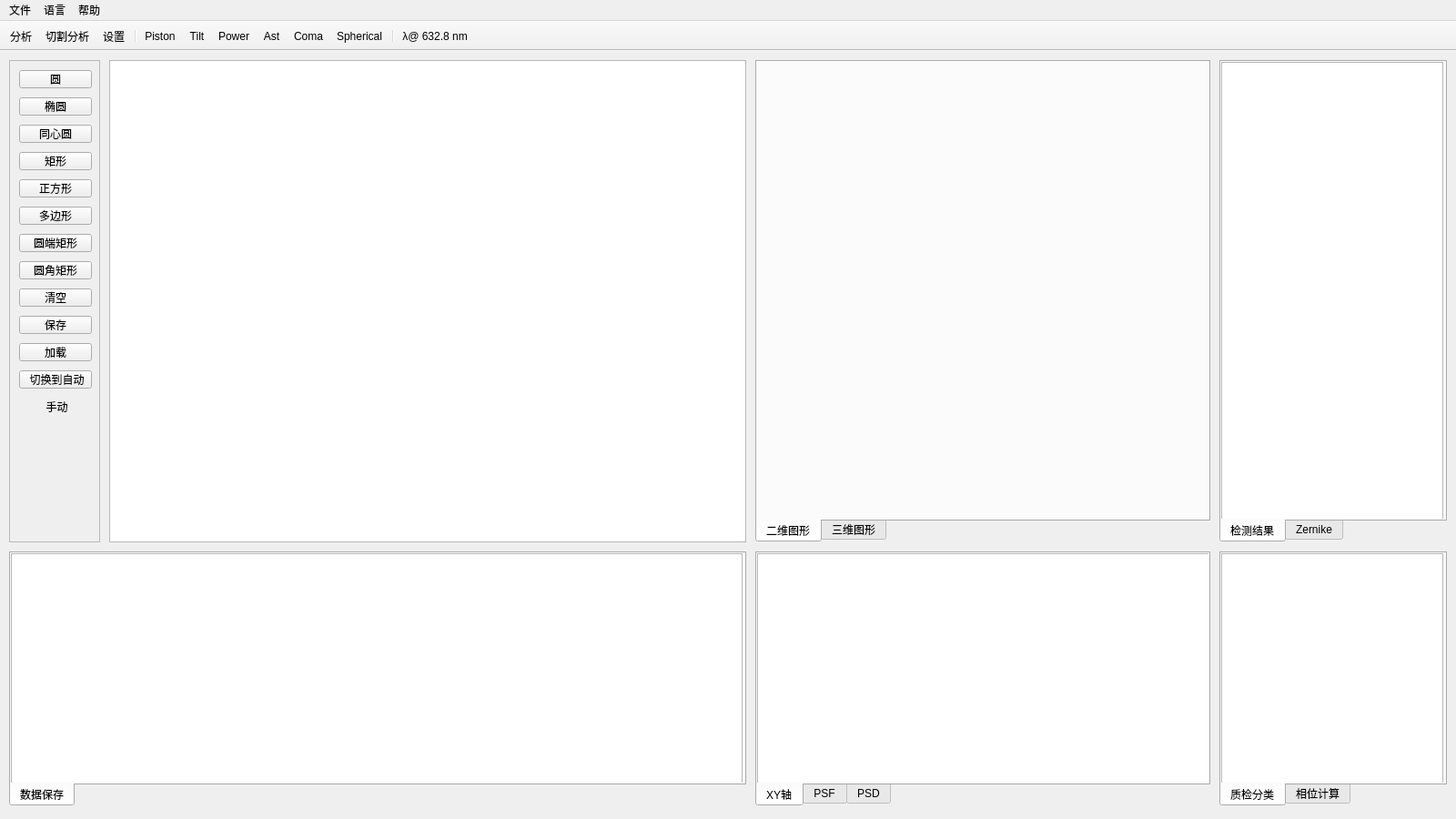
<?xml version="1.0" encoding="UTF-8"?>
<ui version="4.0">
 <class>MainWindow</class>
 <widget class="QMainWindow" name="MainWindow">
  <property name="geometry">
   <rect>
    <x>0</x>
    <y>0</y>
    <width>1600</width>
    <height>900</height>
   </rect>
  </property>
  <property name="windowTitle">
   <string>MainWindow</string>
  </property>
  <widget class="QWidget" name="centralwidget">
   <widget class="QScrollArea" name="scrollArea">
    <property name="geometry">
     <rect>
      <x>10</x>
      <y>10</y>
      <width>100</width>
      <height>530</height>
     </rect>
    </property>
    <property name="widgetResizable">
     <bool>true</bool>
    </property>
    <widget class="QWidget" name="scrollAreaWidgetContents">
     <property name="geometry">
      <rect>
       <x>0</x>
       <y>0</y>
       <width>98</width>
       <height>528</height>
      </rect>
     </property>
     <widget class="QPushButton" name="circleBtn">
      <property name="geometry">
       <rect>
        <x>10</x>
        <y>10</y>
        <width>80</width>
        <height>20</height>
       </rect>
      </property>
      <property name="text">
       <string>圆</string>
      </property>
     </widget>
     <widget class="QPushButton" name="ellipseBtn">
      <property name="geometry">
       <rect>
        <x>10</x>
        <y>40</y>
        <width>80</width>
        <height>20</height>
       </rect>
      </property>
      <property name="text">
       <string>椭圆</string>
      </property>
     </widget>
     <widget class="QPushButton" name="conCircleBtn">
      <property name="geometry">
       <rect>
        <x>10</x>
        <y>70</y>
        <width>80</width>
        <height>20</height>
       </rect>
      </property>
      <property name="text">
       <string>同心圆</string>
      </property>
     </widget>
     <widget class="QPushButton" name="rectangleBtn">
      <property name="geometry">
       <rect>
        <x>10</x>
        <y>100</y>
        <width>80</width>
        <height>20</height>
       </rect>
      </property>
      <property name="text">
       <string>矩形</string>
      </property>
     </widget>
     <widget class="QPushButton" name="squareBtn">
      <property name="geometry">
       <rect>
        <x>10</x>
        <y>130</y>
        <width>80</width>
        <height>20</height>
       </rect>
      </property>
      <property name="text">
       <string>正方形</string>
      </property>
     </widget>
     <widget class="QPushButton" name="polygonBtn">
      <property name="geometry">
       <rect>
        <x>10</x>
        <y>160</y>
        <width>80</width>
        <height>20</height>
       </rect>
      </property>
      <property name="text">
       <string>多边形</string>
      </property>
     </widget>
     <widget class="QPushButton" name="pillBtn">
      <property name="geometry">
       <rect>
        <x>10</x>
        <y>190</y>
        <width>80</width>
        <height>20</height>
       </rect>
      </property>
      <property name="text">
       <string>圆端矩形</string>
      </property>
     </widget>
     <widget class="QPushButton" name="chamferBtn">
      <property name="geometry">
       <rect>
        <x>10</x>
        <y>220</y>
        <width>80</width>
        <height>20</height>
       </rect>
      </property>
      <property name="text">
       <string>圆角矩形</string>
      </property>
     </widget>
     <widget class="QPushButton" name="clearBtn">
      <property name="geometry">
       <rect>
        <x>10</x>
        <y>250</y>
        <width>80</width>
        <height>20</height>
       </rect>
      </property>
      <property name="text">
       <string>清空</string>
      </property>
     </widget>
     <widget class="QPushButton" name="loadBtn">
      <property name="geometry">
       <rect>
        <x>10</x>
        <y>310</y>
        <width>80</width>
        <height>20</height>
       </rect>
      </property>
      <property name="text">
       <string>加载</string>
      </property>
     </widget>
     <widget class="QPushButton" name="saveBtn">
      <property name="geometry">
       <rect>
        <x>10</x>
        <y>280</y>
        <width>80</width>
        <height>20</height>
       </rect>
      </property>
      <property name="text">
       <string>保存</string>
      </property>
     </widget>
     <widget class="QPushButton" name="changeBtn">
      <property name="geometry">
       <rect>
        <x>10</x>
        <y>340</y>
        <width>80</width>
        <height>20</height>
       </rect>
      </property>
      <property name="text">
       <string> 切换到自动</string>
      </property>
     </widget>
     <widget class="QLabel" name="mode">
      <property name="geometry">
       <rect>
        <x>10</x>
        <y>370</y>
        <width>80</width>
        <height>20</height>
       </rect>
      </property>
      <property name="text">
       <string> 手动</string>
      </property>
      <property name="alignment">
       <set>Qt::AlignCenter</set>
      </property>
     </widget>
    </widget>
   </widget>
   <widget class="BQGraphicsView" name="graphicsView">
    <property name="geometry">
     <rect>
      <x>120</x>
      <y>10</y>
      <width>700</width>
      <height>530</height>
     </rect>
    </property>
   </widget>
   <widget class="QTabWidget" name="view">
    <property name="geometry">
     <rect>
      <x>830</x>
      <y>10</y>
      <width>500</width>
      <height>530</height>
     </rect>
    </property>
    <property name="layoutDirection">
     <enum>Qt::LeftToRight</enum>
    </property>
    <property name="tabPosition">
     <enum>QTabWidget::South</enum>
    </property>
    <property name="tabShape">
     <enum>QTabWidget::Rounded</enum>
    </property>
    <property name="currentIndex">
     <number>0</number>
    </property>
    <property name="elideMode">
     <enum>Qt::ElideNone</enum>
    </property>
    <property name="documentMode">
     <bool>false</bool>
    </property>
    <property name="tabsClosable">
     <bool>false</bool>
    </property>
    <property name="movable">
     <bool>false</bool>
    </property>
    <property name="tabBarAutoHide">
     <bool>false</bool>
    </property>
    <widget class="QWidget" name="view_tab1">
     <attribute name="title">
      <string>二维图形</string>
     </attribute>
    </widget>
    <widget class="QWidget" name="view_tab2">
     <attribute name="title">
      <string>三维图形</string>
     </attribute>
     <widget class="QScrollArea" name="view_3d">
      <property name="geometry">
       <rect>
        <x>0</x>
        <y>0</y>
        <width>500</width>
        <height>506</height>
       </rect>
      </property>
      <property name="widgetResizable">
       <bool>true</bool>
      </property>
      <widget class="QWidget" name="scrollAreaWidgetContents_4">
       <property name="geometry">
        <rect>
         <x>0</x>
         <y>0</y>
         <width>498</width>
         <height>504</height>
        </rect>
       </property>
      </widget>
     </widget>
    </widget>
   </widget>
   <widget class="QTabWidget" name="result">
    <property name="geometry">
     <rect>
      <x>1340</x>
      <y>10</y>
      <width>250</width>
      <height>530</height>
     </rect>
    </property>
    <property name="tabPosition">
     <enum>QTabWidget::South</enum>
    </property>
    <property name="currentIndex">
     <number>0</number>
    </property>
    <widget class="QWidget" name="result_tab1">
     <attribute name="title">
      <string>检测结果</string>
     </attribute>
     <widget class="QTableWidget" name="result_table">
      <property name="geometry">
       <rect>
        <x>0</x>
        <y>0</y>
        <width>244</width>
        <height>506</height>
       </rect>
      </property>
     </widget>
    </widget>
    <widget class="QWidget" name="result_tab2">
     <attribute name="title">
      <string>Zernike</string>
     </attribute>
     <widget class="QTableWidget" name="zernike_table">
      <property name="geometry">
       <rect>
        <x>0</x>
        <y>0</y>
        <width>244</width>
        <height>506</height>
       </rect>
      </property>
     </widget>
    </widget>
   </widget>
   <widget class="QTabWidget" name="chart">
    <property name="geometry">
     <rect>
      <x>830</x>
      <y>550</y>
      <width>500</width>
      <height>280</height>
     </rect>
    </property>
    <property name="tabPosition">
     <enum>QTabWidget::South</enum>
    </property>
    <property name="currentIndex">
     <number>0</number>
    </property>
    <widget class="QWidget" name="chart_tab1">
     <attribute name="title">
      <string>XY轴</string>
     </attribute>
     <widget class="QChartView" name="line_chart">
      <property name="geometry">
       <rect>
        <x>0</x>
        <y>0</y>
        <width>500</width>
        <height>256</height>
       </rect>
      </property>
     </widget>
    </widget>
    <widget class="QWidget" name="chart_tab2">
     <attribute name="title">
      <string>PSF</string>
     </attribute>
     <widget class="QScrollArea" name="psf_2d">
      <property name="geometry">
       <rect>
        <x>0</x>
        <y>0</y>
        <width>250</width>
        <height>256</height>
       </rect>
      </property>
      <property name="widgetResizable">
       <bool>true</bool>
      </property>
      <widget class="QWidget" name="scrollAreaWidgetContents_2">
       <property name="geometry">
        <rect>
         <x>0</x>
         <y>0</y>
         <width>248</width>
         <height>254</height>
        </rect>
       </property>
       <widget class="QLabel" name="psf_image">
        <property name="geometry">
         <rect>
          <x>10</x>
          <y>10</y>
          <width>230</width>
          <height>236</height>
         </rect>
        </property>
        <property name="text">
         <string/>
        </property>
       </widget>
      </widget>
     </widget>
     <widget class="QScrollArea" name="psf_3d">
      <property name="geometry">
       <rect>
        <x>250</x>
        <y>0</y>
        <width>250</width>
        <height>256</height>
       </rect>
      </property>
      <property name="widgetResizable">
       <bool>true</bool>
      </property>
      <widget class="QWidget" name="scrollAreaWidgetContents_3">
       <property name="geometry">
        <rect>
         <x>0</x>
         <y>0</y>
         <width>248</width>
         <height>254</height>
        </rect>
       </property>
      </widget>
     </widget>
    </widget>
    <widget class="QWidget" name="tab">
     <attribute name="title">
      <string>PSD</string>
     </attribute>
     <widget class="QChartView" name="psdXLineChart">
      <property name="geometry">
       <rect>
        <x>0</x>
        <y>0</y>
        <width>501</width>
        <height>261</height>
       </rect>
      </property>
     </widget>
    </widget>
   </widget>
   <widget class="QTabWidget" name="data">
    <property name="geometry">
     <rect>
      <x>10</x>
      <y>550</y>
      <width>810</width>
      <height>280</height>
     </rect>
    </property>
    <property name="tabPosition">
     <enum>QTabWidget::South</enum>
    </property>
    <property name="currentIndex">
     <number>0</number>
    </property>
    <widget class="QWidget" name="data_tab1">
     <attribute name="title">
      <string>数据保存</string>
     </attribute>
     <widget class="BTableWidget" name="data_table">
      <property name="geometry">
       <rect>
        <x>0</x>
        <y>0</y>
        <width>804</width>
        <height>256</height>
       </rect>
      </property>
     </widget>
    </widget>
   </widget>
   <widget class="QTabWidget" name="automation">
    <property name="geometry">
     <rect>
      <x>1340</x>
      <y>550</y>
      <width>250</width>
      <height>280</height>
     </rect>
    </property>
    <property name="tabPosition">
     <enum>QTabWidget::South</enum>
    </property>
    <property name="currentIndex">
     <number>0</number>
    </property>
    <widget class="QWidget" name="com_tab1">
     <attribute name="title">
      <string>质检分类</string>
     </attribute>
     <widget class="QTableWidget" name="quality_table">
      <property name="geometry">
       <rect>
        <x>0</x>
        <y>0</y>
        <width>244</width>
        <height>256</height>
       </rect>
      </property>
     </widget>
    </widget>
    <widget class="QWidget" name="com_tab2">
     <attribute name="title">
      <string>相位计算</string>
     </attribute>
     <widget class="QPushButton" name="phaseCalc_load">
      <property name="geometry">
       <rect>
        <x>20</x>
        <y>20</y>
        <width>90</width>
        <height>30</height>
       </rect>
      </property>
      <property name="text">
       <string>加载</string>
      </property>
     </widget>
     <widget class="QDoubleSpinBox" name="multiplicand">
      <property name="geometry">
       <rect>
        <x>20</x>
        <y>140</y>
        <width>90</width>
        <height>30</height>
       </rect>
      </property>
      <property name="decimals">
       <number>6</number>
      </property>
      <property name="maximum">
       <double>10000.000000000000000</double>
      </property>
      <property name="singleStep">
       <double>0.100000000000000</double>
      </property>
     </widget>
     <widget class="QPushButton" name="phaseCalc_minus">
      <property name="geometry">
       <rect>
        <x>140</x>
        <y>80</y>
        <width>90</width>
        <height>30</height>
       </rect>
      </property>
      <property name="text">
       <string>相减</string>
      </property>
      <property name="iconSize">
       <size>
        <width>40</width>
        <height>40</height>
       </size>
      </property>
     </widget>
     <widget class="QDoubleSpinBox" name="rotate_degree">
      <property name="geometry">
       <rect>
        <x>20</x>
        <y>200</y>
        <width>90</width>
        <height>30</height>
       </rect>
      </property>
      <property name="decimals">
       <number>0</number>
      </property>
      <property name="maximum">
       <double>360.000000000000000</double>
      </property>
      <property name="singleStep">
       <double>1.000000000000000</double>
      </property>
     </widget>
     <widget class="QPushButton" name="phaseCalc_add">
      <property name="geometry">
       <rect>
        <x>20</x>
        <y>80</y>
        <width>90</width>
        <height>30</height>
       </rect>
      </property>
      <property name="text">
       <string>添加</string>
      </property>
      <property name="iconSize">
       <size>
        <width>40</width>
        <height>40</height>
       </size>
      </property>
     </widget>
     <widget class="QPushButton" name="phaseCalc_multiply">
      <property name="geometry">
       <rect>
        <x>140</x>
        <y>140</y>
        <width>90</width>
        <height>30</height>
       </rect>
      </property>
      <property name="text">
       <string>缩放</string>
      </property>
      <property name="iconSize">
       <size>
        <width>40</width>
        <height>40</height>
       </size>
      </property>
     </widget>
     <widget class="QPushButton" name="phaseCalc_rotate">
      <property name="geometry">
       <rect>
        <x>140</x>
        <y>200</y>
        <width>90</width>
        <height>30</height>
       </rect>
      </property>
      <property name="text">
       <string>旋转</string>
      </property>
      <property name="iconSize">
       <size>
        <width>40</width>
        <height>40</height>
       </size>
      </property>
     </widget>
     <widget class="QPushButton" name="phaseCalc_inverse">
      <property name="geometry">
       <rect>
        <x>140</x>
        <y>20</y>
        <width>90</width>
        <height>30</height>
       </rect>
      </property>
      <property name="text">
       <string>倒置</string>
      </property>
      <property name="iconSize">
       <size>
        <width>16</width>
        <height>16</height>
       </size>
      </property>
     </widget>
    </widget>
   </widget>
  </widget>
  <widget class="QMenuBar" name="menubar">
   <property name="geometry">
    <rect>
     <x>0</x>
     <y>0</y>
     <width>1600</width>
     <height>25</height>
    </rect>
   </property>
   <property name="contextMenuPolicy">
    <enum>Qt::CustomContextMenu</enum>
   </property>
   <widget class="QMenu" name="menu_file">
    <property name="layoutDirection">
     <enum>Qt::LeftToRight</enum>
    </property>
    <property name="title">
     <string>文件</string>
    </property>
    <addaction name="action_load"/>
    <addaction name="action_save"/>
    <addaction name="action_screenshot"/>
    <addaction name="action_export_report"/>
   </widget>
   <widget class="QMenu" name="menu_language">
    <property name="title">
     <string>语言</string>
    </property>
    <addaction name="action_chinese"/>
    <addaction name="action_english"/>
   </widget>
   <widget class="QMenu" name="menu_help">
    <property name="title">
     <string>帮助</string>
    </property>
    <addaction name="action_about"/>
   </widget>
   <addaction name="menu_file"/>
   <addaction name="menu_language"/>
   <addaction name="menu_help"/>
  </widget>
  <widget class="QToolBar" name="toolBar">
   <property name="contextMenuPolicy">
    <enum>Qt::CustomContextMenu</enum>
   </property>
   <property name="windowTitle">
    <string>toolBar</string>
   </property>
   <property name="movable">
    <bool>false</bool>
   </property>
   <attribute name="toolBarArea">
    <enum>TopToolBarArea</enum>
   </attribute>
   <attribute name="toolBarBreak">
    <bool>false</bool>
   </attribute>
   <addaction name="action_analysis"/>
   <addaction name="action_sliceAnalysis"/>
   <addaction name="action_setting"/>
   <addaction name="separator"/>
   <addaction name="action_Piston"/>
   <addaction name="action_Tilt"/>
   <addaction name="action_Power"/>
   <addaction name="action_Ast"/>
   <addaction name="action_Coma"/>
   <addaction name="action_Spherical"/>
   <addaction name="separator"/>
   <addaction name="action_Company"/>
  </widget>
  <action name="action_analysis">
   <property name="icon">
    <iconset resource="image.qrc">
     <normaloff>:/images/Pencil.png</normaloff>:/images/Pencil.png</iconset>
   </property>
   <property name="text">
    <string>分析</string>
   </property>
   <property name="toolTip">
    <string>Analysis</string>
   </property>
  </action>
  <action name="action_setting">
   <property name="icon">
    <iconset resource="image.qrc">
     <normaloff>:/images/Gear.png</normaloff>:/images/Gear.png</iconset>
   </property>
   <property name="text">
    <string>设置</string>
   </property>
   <property name="toolTip">
    <string>Setting</string>
   </property>
  </action>
  <action name="action_screenshot">
   <property name="icon">
    <iconset resource="image.qrc">
     <normaloff>:/images/Screenshot.png</normaloff>:/images/Screenshot.png</iconset>
   </property>
   <property name="text">
    <string>截图</string>
   </property>
   <property name="toolTip">
    <string>Screenshot</string>
   </property>
   <property name="iconVisibleInMenu">
    <bool>true</bool>
   </property>
   <property name="shortcutVisibleInContextMenu">
    <bool>true</bool>
   </property>
  </action>
  <action name="action_export_report">
   <property name="icon">
    <iconset resource="image.qrc">
     <normaloff>:/images/Export.png</normaloff>:/images/Export.png</iconset>
   </property>
   <property name="text">
    <string>导出报表</string>
   </property>
   <property name="toolTip">
    <string>ExportReport</string>
   </property>
   <property name="iconVisibleInMenu">
    <bool>true</bool>
   </property>
   <property name="shortcutVisibleInContextMenu">
    <bool>true</bool>
   </property>
  </action>
  <action name="action_chinese">
   <property name="icon">
    <iconset resource="image.qrc">
     <normaloff>:/images/Chinese.png</normaloff>:/images/Chinese.png</iconset>
   </property>
   <property name="text">
    <string>中文</string>
   </property>
   <property name="toolTip">
    <string>Chinese</string>
   </property>
   <property name="iconVisibleInMenu">
    <bool>true</bool>
   </property>
  </action>
  <action name="action_english">
   <property name="icon">
    <iconset resource="image.qrc">
     <normaloff>:/images/English.png</normaloff>:/images/English.png</iconset>
   </property>
   <property name="text">
    <string>英文</string>
   </property>
   <property name="toolTip">
    <string>English</string>
   </property>
   <property name="iconVisibleInMenu">
    <bool>true</bool>
   </property>
  </action>
  <action name="action_Piston">
   <property name="checkable">
    <bool>true</bool>
   </property>
   <property name="text">
    <string>Piston</string>
   </property>
   <property name="toolTip">
    <string>Piston</string>
   </property>
  </action>
  <action name="action_Tilt">
   <property name="checkable">
    <bool>true</bool>
   </property>
   <property name="text">
    <string>Tilt</string>
   </property>
  </action>
  <action name="action_Power">
   <property name="checkable">
    <bool>true</bool>
   </property>
   <property name="text">
    <string>Power</string>
   </property>
  </action>
  <action name="action_Ast">
   <property name="checkable">
    <bool>true</bool>
   </property>
   <property name="text">
    <string>Ast</string>
   </property>
  </action>
  <action name="action_Coma">
   <property name="checkable">
    <bool>true</bool>
   </property>
   <property name="text">
    <string>Coma</string>
   </property>
  </action>
  <action name="action_Spherical">
   <property name="checkable">
    <bool>true</bool>
   </property>
   <property name="text">
    <string>Spherical</string>
   </property>
  </action>
  <action name="action_Company">
   <property name="text">
    <string>λ@ 632.8 nm</string>
   </property>
   <property name="toolTip">
    <string>Company</string>
   </property>
  </action>
  <action name="action_load">
   <property name="icon">
    <iconset resource="image.qrc">
     <normaloff>:/images/Folder.png</normaloff>:/images/Folder.png</iconset>
   </property>
   <property name="text">
    <string>加载</string>
   </property>
   <property name="toolTip">
    <string>Load</string>
   </property>
  </action>
  <action name="action_save">
   <property name="icon">
    <iconset resource="image.qrc">
     <normaloff>:/images/Save.png</normaloff>:/images/Save.png</iconset>
   </property>
   <property name="text">
    <string>保存</string>
   </property>
   <property name="toolTip">
    <string>Save</string>
   </property>
  </action>
  <action name="action_sliceAnalysis">
   <property name="icon">
    <iconset resource="image.qrc">
     <normaloff>:/images/Splice.png</normaloff>:/images/Splice.png</iconset>
   </property>
   <property name="text">
    <string>切割分析</string>
   </property>
   <property name="toolTip">
    <string>SliceAnalysis</string>
   </property>
  </action>
  <action name="action_about">
   <property name="icon">
    <iconset resource="image.qrc">
     <normaloff>:/images/About.png</normaloff>:/images/About.png</iconset>
   </property>
   <property name="text">
    <string>关于我们</string>
   </property>
   <property name="toolTip">
    <string>About</string>
   </property>
  </action>
 </widget>
 <customwidgets>
  <customwidget>
   <class>QChartView</class>
   <extends>QGraphicsView</extends>
   <header location="global">qchartview.h</header>
  </customwidget>
  <customwidget>
   <class>BQGraphicsView</class>
   <extends>QGraphicsView</extends>
   <header>bqgraphicsview.h</header>
  </customwidget>
  <customwidget>
   <class>BTableWidget</class>
   <extends>QTableWidget</extends>
   <header>btablewidget.h</header>
  </customwidget>
 </customwidgets>
 <resources>
  <include location="image.qrc"/>
 </resources>
 <connections/>
</ui>
